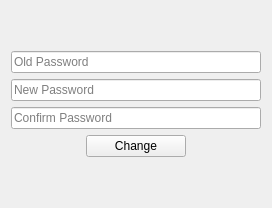
      <widget class="QWidget" name="change_pw_tab">
       <attribute name="title">
        <string>Change Password</string>
       </attribute>
       <layout class="QVBoxLayout" name="verticalLayout_10">
        <item>
         <spacer name="verticalSpacer_2">
          <property name="orientation">
           <enum>Qt::Vertical</enum>
          </property>
          <property name="sizeType">
           <enum>QSizePolicy::Preferred</enum>
          </property>
          <property name="sizeHint" stdset="0">
           <size>
            <width>20</width>
            <height>40</height>
           </size>
          </property>
         </spacer>
        </item>
        <item alignment="Qt::AlignHCenter">
         <widget class="QLineEdit" name="old_password_line_edit">
          <property name="minimumSize">
           <size>
            <width>250</width>
            <height>0</height>
           </size>
          </property>
          <property name="maximumSize">
           <size>
            <width>16777215</width>
            <height>16777215</height>
           </size>
          </property>
          <property name="styleSheet">
           <string notr="true">font: 10pt &quot;Sans Serif&quot;;</string>
          </property>
          <property name="inputMask">
           <string/>
          </property>
          <property name="text">
           <string/>
          </property>
          <property name="placeholderText">
           <string>Old Password</string>
          </property>
         </widget>
        </item>
        <item alignment="Qt::AlignHCenter">
         <widget class="QLineEdit" name="new_password_line_edit">
          <property name="minimumSize">
           <size>
            <width>250</width>
            <height>0</height>
           </size>
          </property>
          <property name="styleSheet">
           <string notr="true">font: 10pt &quot;Sans Serif&quot;;</string>
          </property>
          <property name="placeholderText">
           <string>New Password</string>
          </property>
         </widget>
        </item>
        <item alignment="Qt::AlignHCenter">
         <widget class="QLineEdit" name="confirm_password_line_edit">
          <property name="minimumSize">
           <size>
            <width>250</width>
            <height>0</height>
           </size>
          </property>
          <property name="styleSheet">
           <string notr="true">font: 10pt &quot;Sans Serif&quot;;</string>
          </property>
          <property name="placeholderText">
           <string>Confirm Password</string>
          </property>
         </widget>
        </item>
        <item alignment="Qt::AlignHCenter">
         <widget class="QPushButton" name="change_password_button">
          <property name="minimumSize">
           <size>
            <width>100</width>
            <height>0</height>
           </size>
          </property>
          <property name="styleSheet">
           <string notr="true">font: 11pt &quot;Sans Serif&quot;;</string>
          </property>
          <property name="text">
           <string>Change</string>
          </property>
         </widget>
        </item>
        <item>
         <spacer name="verticalSpacer">
          <property name="orientation">
           <enum>Qt::Vertical</enum>
          </property>
          <property name="sizeHint" stdset="0">
           <size>
            <width>20</width>
            <height>40</height>
           </size>
          </property>
         </spacer>
        </item>
       </layout>
      </widget>
